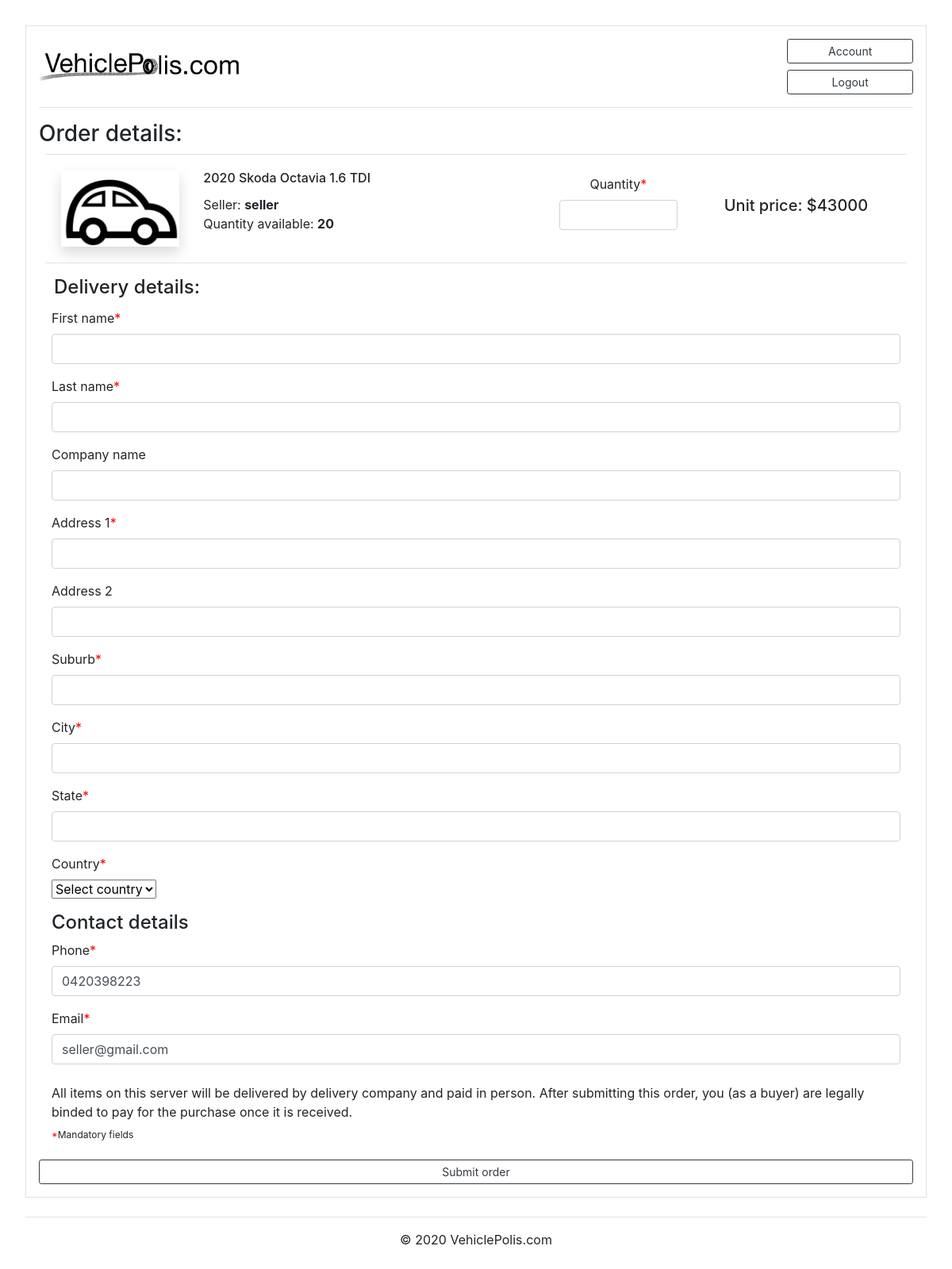
The app's page /item_details/8/order (signed in), older data.
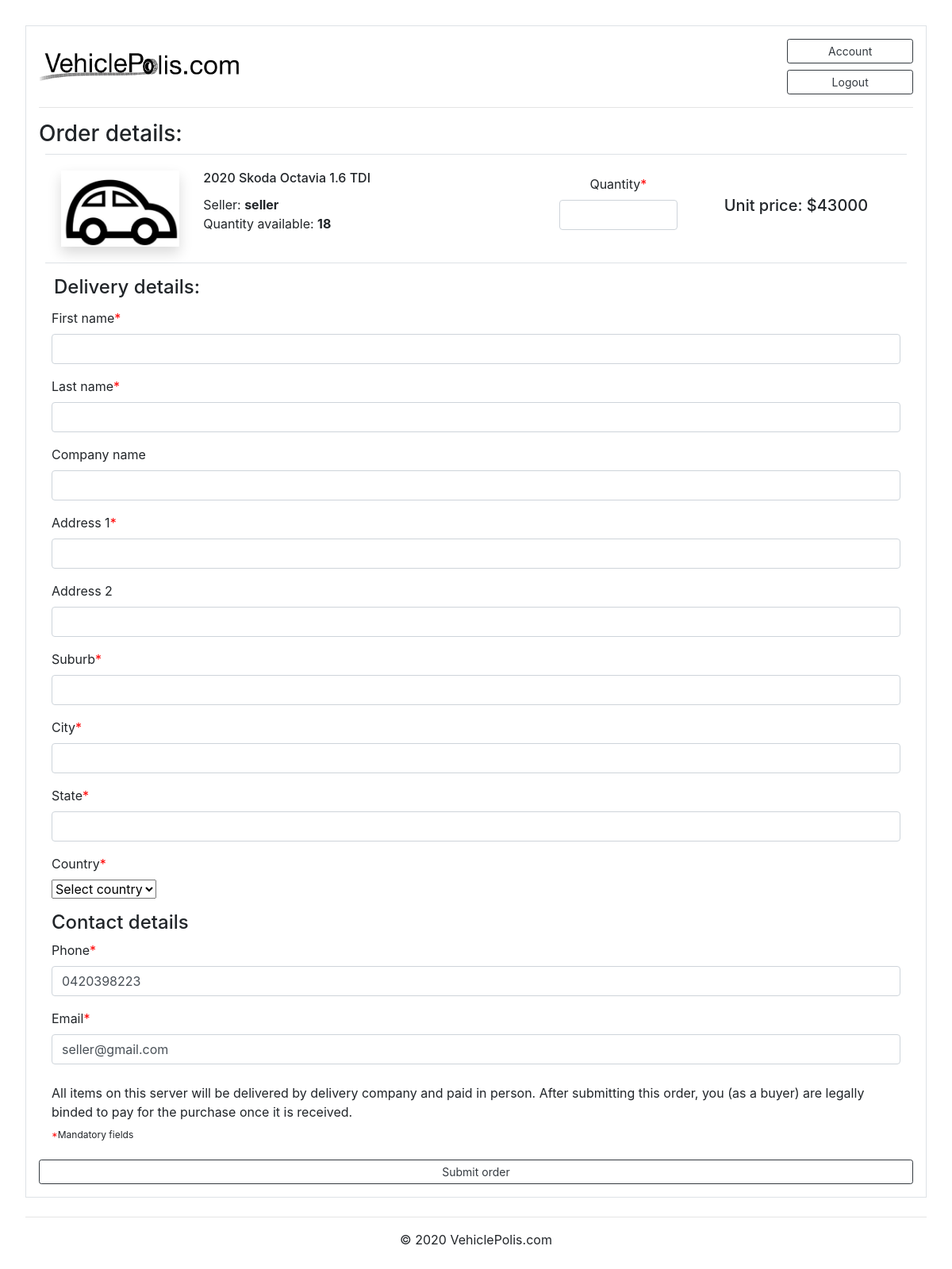
The same page, newer data.
### marketplace/models.py (models this page shows, shortened)
class Post(db.Model):
    id = db.Column(db.Integer, primary_key=True)
    condition = db.Column(db.String(100), nullable=False)
    title = db.Column(db.String(100), nullable=False)
    make = db.Column(db.String(100), nullable=False)
    model = db.Column(db.String(100), nullable=False)
    price = db.Column(db.Integer(), nullable=False)
    year = db.Column(db.Integer(), nullable=False)
    ODO = db.Column(db.Integer(), nullable=False)
    category = db.Column(db.String(100), nullable=False)
    fuel = db.Column(db.String(100), nullable=False)
    transmission = db.Column(db.String(100), nullable=False)
    quantity = db.Column(db.Integer(), nullable=False)
    date_posted = db.Column(db.DateTime, nullable=False, default=datetime.now)
    description = db.Column(db.Text, nullable=True)
    image_file = db.Column(db.String(20), nullable=False, default='default.png')
    user_id = db.Column(db.Integer, db.ForeignKey('user.id'), nullable=False)
    orders = db.relationship('Order', backref='item', lazy=True)
    reviews = db.relationship('Review', backref='item', lazy=True)

### marketplace/routes.py (the view)
@current_app.route("/item_details/<int:post_id>/order", methods=['GET','POST'])
@login_required
def order_item(post_id):
    searchform = SearchForm()
    post = Post.query.get_or_404(post_id)
    form = OrderForm()
    maxquantity = post.quantity
    form.quantity.validators = [form.quantity.validators[0], NumberRange(min=1, max=maxquantity, message='Ordered quantity has to be no more than available quantity.')]
    if form.validate_on_submit():
        order = Order(date_posted = form.date_posted.data, quantity=form.quantity.data, first_name=form.first_name.data, last_name=form.last_name.data, company_name=form.company_name.data, address1=form.address1.data, address2=form.address2.data, suburb=form.suburb.data, city=form.city.data, state=form.state.data, country=form.country.data, phone=form.phone.data, email=form.email.data, author = current_user, item = post)
        db.session.add(order)
        db.session.commit()
        post.quantity = post.quantity-form.quantity.data
        db.session.commit()
        flash('Your order has been submitted!', 'info')
        return redirect(url_for('order_details', order_id=order.id))
    elif request.method == 'GET':
        form.email.data = current_user.email
        form.phone.data = current_user.contact_number
    return render_template('order_item.html', searchform=searchform, post=post, form=form)

### marketplace/forms.py
class SearchForm(FlaskForm):
    text = StringField('Search')
    submit = SubmitField('Search')

### marketplace/models.py (called while the page is built)
@login_manager.user_loader
def load_user(user_id):
    return User.query.get(int(user_id))

### marketplace/templates/order_item.html (shortened to what the changed rows need)
{% extends "base.html" %}
{% block content %}
<form method="POST" action="">
  <div class="row border-top border-bottom mx-2">
    <div class="card border-0">
      <div class="card-body">
        <div class="row">
          <div class="col-xl-2 col-lg-2 col-xs-2 mp-2">
          <img class="shadow img-fluid" src="{{ url_for('static', filename='images/' + post.image_file) }}" alt="Card image cap">
          </div>
          <div class="col-xl-5 col-lg-5 col-xs-5">
            <h6 class="card-title">{{ post.title }}</h6>
            Seller: <strong>{{ post.author.username }}</strong><br>Quantity available: <strong>{{ post.quantity }}</strong>
          </div>
          <div class="col-xl-3 col-lg-3 col-xs-3 my-auto" align="center">
            <h5>Unit price: ${{ post.price }}</h5>
          </div>
        </div>
      </div>
    </div>
  </div>
  </div>
{% endblock content %}

Row changes from the older to the newer data that the page shows:
changed Post: quantity "20" → "18"
